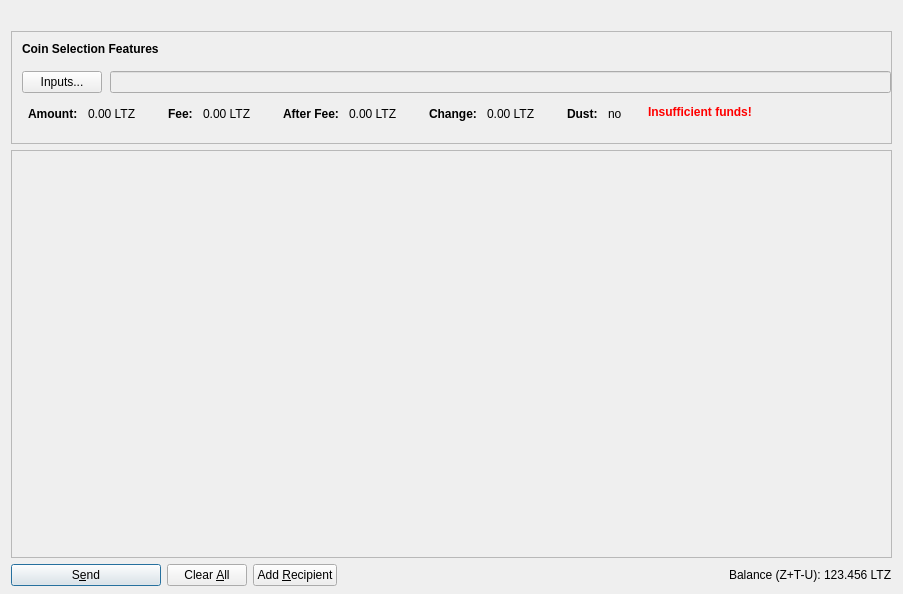
<?xml version="1.0" encoding="UTF-8"?>
<ui version="4.0">
 <class>SendZCoinsDialog</class>
 <widget class="QDialog" name="SendZCoinsDialog">
  <property name="geometry">
   <rect>
    <x>0</x>
    <y>0</y>
    <width>903</width>
    <height>594</height>
   </rect>
  </property>
  <property name="windowTitle">
   <string>Send Coins</string>
  </property>
  <layout class="QVBoxLayout" name="verticalLayout" stretch="0,0,1,0">
   <property name="bottomMargin">
    <number>8</number>
   </property>
   <item>
    <widget class="QLabel" name="labelLogo">
     <property name="text">
      <string/>
     </property>
     <property name="pixmap">
      <pixmap resource="../bitcoin.qrc">:/images/logo</pixmap>
     </property>
     <property name="margin">
      <number>10</number>
     </property>
    </widget>
   </item>
   <item>
    <widget class="QFrame" name="frameCoinSelection">
     <property name="sizePolicy">
      <sizepolicy hsizetype="Expanding" vsizetype="Expanding">
       <horstretch>0</horstretch>
       <verstretch>0</verstretch>
      </sizepolicy>
     </property>
     <property name="maximumSize">
      <size>
       <width>16777215</width>
       <height>16777215</height>
      </size>
     </property>
     <property name="frameShape">
      <enum>QFrame::StyledPanel</enum>
     </property>
     <property name="frameShadow">
      <enum>QFrame::Sunken</enum>
     </property>
     <layout class="QVBoxLayout" name="verticalLayoutCoinSelection2">
      <property name="spacing">
       <number>0</number>
      </property>
      <property name="leftMargin">
       <number>0</number>
      </property>
      <property name="topMargin">
       <number>0</number>
      </property>
      <property name="rightMargin">
       <number>0</number>
      </property>
      <property name="bottomMargin">
       <number>6</number>
      </property>
      <item>
       <layout class="QVBoxLayout" name="verticalLayoutCoinSelection" stretch="0,0,0,0,1">
        <property name="spacing">
         <number>0</number>
        </property>
        <property name="leftMargin">
         <number>10</number>
        </property>
        <property name="topMargin">
         <number>10</number>
        </property>
        <item>
         <layout class="QHBoxLayout" name="horizontalLayoutCoinSelection1">
          <property name="bottomMargin">
           <number>15</number>
          </property>
          <item>
           <widget class="QLabel" name="labelCoinSelectionFeatures">
            <property name="sizePolicy">
             <sizepolicy hsizetype="Preferred" vsizetype="Maximum">
              <horstretch>0</horstretch>
              <verstretch>0</verstretch>
             </sizepolicy>
            </property>
            <property name="font">
             <font>
              <weight>75</weight>
              <bold>true</bold>
             </font>
            </property>
            <property name="styleSheet">
             <string notr="true">font-weight:bold;</string>
            </property>
            <property name="text">
             <string>Coin Selection Features</string>
            </property>
           </widget>
          </item>
         </layout>
        </item>
        <item>
         <layout class="QHBoxLayout" name="horizontalLayoutCoinSelection2" stretch="0,0">
          <property name="spacing">
           <number>8</number>
          </property>
          <property name="bottomMargin">
           <number>10</number>
          </property>
          <item>
           <widget class="QPushButton" name="pushButtonCoinSelection">
            <property name="sizePolicy">
             <sizepolicy hsizetype="Fixed" vsizetype="Fixed">
              <horstretch>0</horstretch>
              <verstretch>0</verstretch>
             </sizepolicy>
            </property>
            <property name="styleSheet">
             <string notr="true"/>
            </property>
            <property name="text">
             <string>Inputs...</string>
            </property>
            <property name="autoDefault">
             <bool>false</bool>
            </property>
           </widget>
          </item>
          <item>
           <widget class="QLineEdit" name="coinSelectionText">
            <property name="enabled">
             <bool>false</bool>
            </property>
           </widget>
          </item>
         </layout>
        </item>
        <item>
         <widget class="QWidget" name="widgetCoinSelection" native="true">
          <property name="sizePolicy">
           <sizepolicy hsizetype="Preferred" vsizetype="Preferred">
            <horstretch>0</horstretch>
            <verstretch>0</verstretch>
           </sizepolicy>
          </property>
          <property name="minimumSize">
           <size>
            <width>0</width>
            <height>0</height>
           </size>
          </property>
          <property name="styleSheet">
           <string notr="true"/>
          </property>
          <layout class="QHBoxLayout" name="horizontalLayoutCoinSelection5">
           <property name="leftMargin">
            <number>0</number>
           </property>
           <property name="topMargin">
            <number>0</number>
           </property>
           <property name="rightMargin">
            <number>0</number>
           </property>
           <property name="bottomMargin">
            <number>0</number>
           </property>
           <item>
            <layout class="QHBoxLayout" name="horizontalLayoutCoinSelection3" stretch="0,0,0,0,0,1,0">
             <property name="spacing">
              <number>20</number>
             </property>
             <property name="topMargin">
              <number>0</number>
             </property>
             <property name="bottomMargin">
              <number>10</number>
             </property>
             <item>
              <layout class="QFormLayout" name="formLayoutCoinSelection1">
               <property name="horizontalSpacing">
                <number>10</number>
               </property>
               <property name="verticalSpacing">
                <number>14</number>
               </property>
               <property name="leftMargin">
                <number>6</number>
               </property>
               <property name="topMargin">
                <number>4</number>
               </property>
               <property name="rightMargin">
                <number>6</number>
               </property>
               <item row="0" column="0">
                <widget class="QLabel" name="labelCoinSelectionAmountText">
                 <property name="font">
                  <font>
                   <weight>75</weight>
                   <bold>true</bold>
                  </font>
                 </property>
                 <property name="text">
                  <string>Amount:</string>
                 </property>
                 <property name="margin">
                  <number>0</number>
                 </property>
                </widget>
               </item>
               <item row="0" column="1">
                <widget class="QLabel" name="labelCoinSelectionAmount">
                 <property name="cursor">
                  <cursorShape>IBeamCursor</cursorShape>
                 </property>
                 <property name="contextMenuPolicy">
                  <enum>Qt::ActionsContextMenu</enum>
                 </property>
                 <property name="text">
                  <string notr="true">0.00 LTZ</string>
                 </property>
                 <property name="textInteractionFlags">
                  <set>Qt::LinksAccessibleByMouse|Qt::TextSelectableByKeyboard|Qt::TextSelectableByMouse</set>
                 </property>
                </widget>
               </item>
              </layout>
             </item>
             <item>
              <layout class="QFormLayout" name="formLayoutCoinSelection2">
               <property name="horizontalSpacing">
                <number>10</number>
               </property>
               <property name="verticalSpacing">
                <number>14</number>
               </property>
               <property name="leftMargin">
                <number>6</number>
               </property>
               <property name="topMargin">
                <number>4</number>
               </property>
               <property name="rightMargin">
                <number>6</number>
               </property>
               <item row="0" column="0">
                <widget class="QLabel" name="labelCoinSelectionFeeText">
                 <property name="font">
                  <font>
                   <weight>75</weight>
                   <bold>true</bold>
                  </font>
                 </property>
                 <property name="text">
                  <string>Fee:</string>
                 </property>
                 <property name="margin">
                  <number>0</number>
                 </property>
                </widget>
               </item>
               <item row="0" column="1">
                <widget class="QLabel" name="labelCoinSelectionFee">
                 <property name="cursor">
                  <cursorShape>IBeamCursor</cursorShape>
                 </property>
                 <property name="contextMenuPolicy">
                  <enum>Qt::ActionsContextMenu</enum>
                 </property>
                 <property name="text">
                  <string notr="true">0.00 LTZ</string>
                 </property>
                 <property name="textInteractionFlags">
                  <set>Qt::LinksAccessibleByMouse|Qt::TextSelectableByKeyboard|Qt::TextSelectableByMouse</set>
                 </property>
                </widget>
               </item>
              </layout>
             </item>
             <item>
              <layout class="QFormLayout" name="formLayoutCoinSelection3">
               <property name="horizontalSpacing">
                <number>10</number>
               </property>
               <property name="verticalSpacing">
                <number>14</number>
               </property>
               <property name="leftMargin">
                <number>6</number>
               </property>
               <property name="topMargin">
                <number>4</number>
               </property>
               <property name="rightMargin">
                <number>6</number>
               </property>
               <item row="0" column="0">
                <widget class="QLabel" name="labelCoinSelectionAfterFeeText">
                 <property name="font">
                  <font>
                   <weight>75</weight>
                   <bold>true</bold>
                  </font>
                 </property>
                 <property name="text">
                  <string>After Fee:</string>
                 </property>
                 <property name="margin">
                  <number>0</number>
                 </property>
                </widget>
               </item>
               <item row="0" column="1">
                <widget class="QLabel" name="labelCoinSelectionAfterFee">
                 <property name="cursor">
                  <cursorShape>IBeamCursor</cursorShape>
                 </property>
                 <property name="contextMenuPolicy">
                  <enum>Qt::ActionsContextMenu</enum>
                 </property>
                 <property name="text">
                  <string notr="true">0.00 LTZ</string>
                 </property>
                 <property name="textInteractionFlags">
                  <set>Qt::LinksAccessibleByMouse|Qt::TextSelectableByKeyboard|Qt::TextSelectableByMouse</set>
                 </property>
                </widget>
               </item>
              </layout>
             </item>
             <item>
              <layout class="QFormLayout" name="formLayoutCoinSelection4">
               <property name="horizontalSpacing">
                <number>10</number>
               </property>
               <property name="verticalSpacing">
                <number>14</number>
               </property>
               <property name="leftMargin">
                <number>6</number>
               </property>
               <property name="topMargin">
                <number>4</number>
               </property>
               <property name="rightMargin">
                <number>6</number>
               </property>
               <item row="0" column="0">
                <widget class="QLabel" name="labelCoinSelectionChangeText">
                 <property name="font">
                  <font>
                   <weight>75</weight>
                   <bold>true</bold>
                  </font>
                 </property>
                 <property name="text">
                  <string>Change:</string>
                 </property>
                </widget>
               </item>
               <item row="0" column="1">
                <widget class="QLabel" name="labelCoinSelectionChange">
                 <property name="cursor">
                  <cursorShape>IBeamCursor</cursorShape>
                 </property>
                 <property name="contextMenuPolicy">
                  <enum>Qt::ActionsContextMenu</enum>
                 </property>
                 <property name="text">
                  <string notr="true">0.00 LTZ</string>
                 </property>
                 <property name="textInteractionFlags">
                  <set>Qt::LinksAccessibleByMouse|Qt::TextSelectableByKeyboard|Qt::TextSelectableByMouse</set>
                 </property>
                </widget>
               </item>
              </layout>
             </item>
             <item>
              <layout class="QFormLayout" name="formLayoutCoinSelection5">
               <property name="horizontalSpacing">
                <number>10</number>
               </property>
               <property name="verticalSpacing">
                <number>14</number>
               </property>
               <property name="leftMargin">
                <number>6</number>
               </property>
               <property name="topMargin">
                <number>4</number>
               </property>
               <property name="rightMargin">
                <number>6</number>
               </property>
               <item row="0" column="0">
                <widget class="QLabel" name="labelCoinSelectionLowOutputText">
                 <property name="font">
                  <font>
                   <weight>75</weight>
                   <bold>true</bold>
                  </font>
                 </property>
                 <property name="text">
                  <string>Dust:</string>
                 </property>
                </widget>
               </item>
               <item row="0" column="1">
                <widget class="QLabel" name="labelCoinSelectionLowOutput">
                 <property name="cursor">
                  <cursorShape>IBeamCursor</cursorShape>
                 </property>
                 <property name="contextMenuPolicy">
                  <enum>Qt::ActionsContextMenu</enum>
                 </property>
                 <property name="text">
                  <string notr="true">no</string>
                 </property>
                 <property name="textInteractionFlags">
                  <set>Qt::LinksAccessibleByMouse|Qt::TextSelectableByKeyboard|Qt::TextSelectableByMouse</set>
                 </property>
                </widget>
               </item>
              </layout>
             </item>
             <item>
              <widget class="QLabel" name="labelCoinSelectionInsuffFunds">
               <property name="font">
                <font>
                 <weight>75</weight>
                 <bold>true</bold>
                </font>
               </property>
               <property name="styleSheet">
                <string notr="true">color:red;font-weight:bold;</string>
               </property>
               <property name="text">
                <string>Insufficient funds!</string>
               </property>
               <property name="margin">
                <number>0</number>
               </property>
              </widget>
             </item>
             <item>
              <spacer name="horizontalSpacerCoinSelection">
               <property name="orientation">
                <enum>Qt::Horizontal</enum>
               </property>
               <property name="sizeHint" stdset="0">
                <size>
                 <width>40</width>
                 <height>1</height>
                </size>
               </property>
              </spacer>
             </item>
            </layout>
           </item>
          </layout>
         </widget>
        </item>
        <item>
         <layout class="QHBoxLayout" name="horizontalLayoutCoinSelection4">
          <property name="spacing">
           <number>12</number>
          </property>
          <property name="sizeConstraint">
           <enum>QLayout::SetDefaultConstraint</enum>
          </property>
          <property name="topMargin">
           <number>5</number>
          </property>
          <property name="rightMargin">
           <number>5</number>
          </property>
         </layout>
        </item>
        <item>
         <spacer name="verticalSpacerCoinSelection">
          <property name="orientation">
           <enum>Qt::Vertical</enum>
          </property>
          <property name="sizeHint" stdset="0">
           <size>
            <width>800</width>
            <height>1</height>
           </size>
          </property>
         </spacer>
        </item>
       </layout>
      </item>
     </layout>
    </widget>
   </item>
   <item>
    <widget class="QScrollArea" name="scrollArea">
     <property name="widgetResizable">
      <bool>true</bool>
     </property>
     <widget class="QWidget" name="scrollAreaWidgetContents">
      <property name="geometry">
       <rect>
        <x>0</x>
        <y>0</y>
        <width>887</width>
        <height>308</height>
       </rect>
      </property>
      <layout class="QVBoxLayout" name="verticalLayout_2" stretch="0,1">
       <property name="leftMargin">
        <number>0</number>
       </property>
       <property name="topMargin">
        <number>0</number>
       </property>
       <property name="rightMargin">
        <number>0</number>
       </property>
       <property name="bottomMargin">
        <number>0</number>
       </property>
       <item>
        <layout class="QVBoxLayout" name="entries">
         <property name="spacing">
          <number>6</number>
         </property>
        </layout>
       </item>
       <item>
        <spacer name="verticalSpacer">
         <property name="orientation">
          <enum>Qt::Vertical</enum>
         </property>
         <property name="sizeHint" stdset="0">
          <size>
           <width>20</width>
           <height>40</height>
          </size>
         </property>
        </spacer>
       </item>
      </layout>
     </widget>
    </widget>
   </item>
   <item>
    <layout class="QHBoxLayout" name="horizontalLayout">
     <item>
      <widget class="QPushButton" name="sendButton">
       <property name="minimumSize">
        <size>
         <width>150</width>
         <height>0</height>
        </size>
       </property>
       <property name="toolTip">
        <string>Confirm the send action</string>
       </property>
       <property name="text">
        <string>S&amp;end</string>
       </property>
       <property name="icon">
        <iconset resource="../bitcoin.qrc">
         <normaloff>:/images/send2</normaloff>:/images/send2</iconset>
       </property>
       <property name="autoDefault">
        <bool>false</bool>
       </property>
       <property name="default">
        <bool>true</bool>
       </property>
      </widget>
     </item>
     <item>
      <widget class="QPushButton" name="clearButton">
       <property name="sizePolicy">
        <sizepolicy hsizetype="Minimum" vsizetype="Fixed">
         <horstretch>0</horstretch>
         <verstretch>0</verstretch>
        </sizepolicy>
       </property>
       <property name="toolTip">
        <string>Clear all fields of the form.</string>
       </property>
       <property name="text">
        <string>Clear &amp;All</string>
       </property>
       <property name="icon">
        <iconset resource="../bitcoin.qrc">
         <normaloff>:/images/clear</normaloff>:/images/clear</iconset>
       </property>
       <property name="autoDefault">
        <bool>false</bool>
       </property>
      </widget>
     </item>
     <item>
      <widget class="QPushButton" name="addButton">
       <property name="toolTip">
        <string>Send to multiple recipients at once</string>
       </property>
       <property name="text">
        <string>Add &amp;Recipient</string>
       </property>
       <property name="icon">
        <iconset resource="../bitcoin.qrc">
         <normaloff>:/images/add3</normaloff>:/images/add3</iconset>
       </property>
       <property name="autoDefault">
        <bool>false</bool>
       </property>
      </widget>
     </item>
     <item>
      <spacer name="horizontalSpacer">
       <property name="orientation">
        <enum>Qt::Horizontal</enum>
       </property>
       <property name="sizeHint" stdset="0">
        <size>
         <width>40</width>
         <height>20</height>
        </size>
       </property>
      </spacer>
     </item>
     <item>
      <layout class="QHBoxLayout" name="horizontalLayout_2">
       <property name="spacing">
        <number>3</number>
       </property>
       <item>
        <widget class="QLabel" name="label">
         <property name="sizePolicy">
          <sizepolicy hsizetype="Preferred" vsizetype="Fixed">
           <horstretch>0</horstretch>
           <verstretch>0</verstretch>
          </sizepolicy>
         </property>
         <property name="toolTip">
          <string/>
         </property>
         <property name="text">
          <string>Balance (Z+T-U):</string>
         </property>
        </widget>
       </item>
       <item>
        <widget class="QLabel" name="labelBalance">
         <property name="sizePolicy">
          <sizepolicy hsizetype="Preferred" vsizetype="Fixed">
           <horstretch>0</horstretch>
           <verstretch>0</verstretch>
          </sizepolicy>
         </property>
         <property name="cursor">
          <cursorShape>IBeamCursor</cursorShape>
         </property>
         <property name="toolTip">
          <string>This is the total balance available to be spent. It's calculate adding balances in private and trasparent addresses minus transaction still in the coinbase that must be shielded before using them.</string>
         </property>
         <property name="text">
          <string notr="true">123.456 LTZ</string>
         </property>
         <property name="textInteractionFlags">
          <set>Qt::LinksAccessibleByMouse|Qt::TextSelectableByKeyboard|Qt::TextSelectableByMouse</set>
         </property>
        </widget>
       </item>
      </layout>
     </item>
    </layout>
   </item>
  </layout>
 </widget>
 <resources>
  <include location="../bitcoin.qrc"/>
 </resources>
 <connections/>
</ui>
